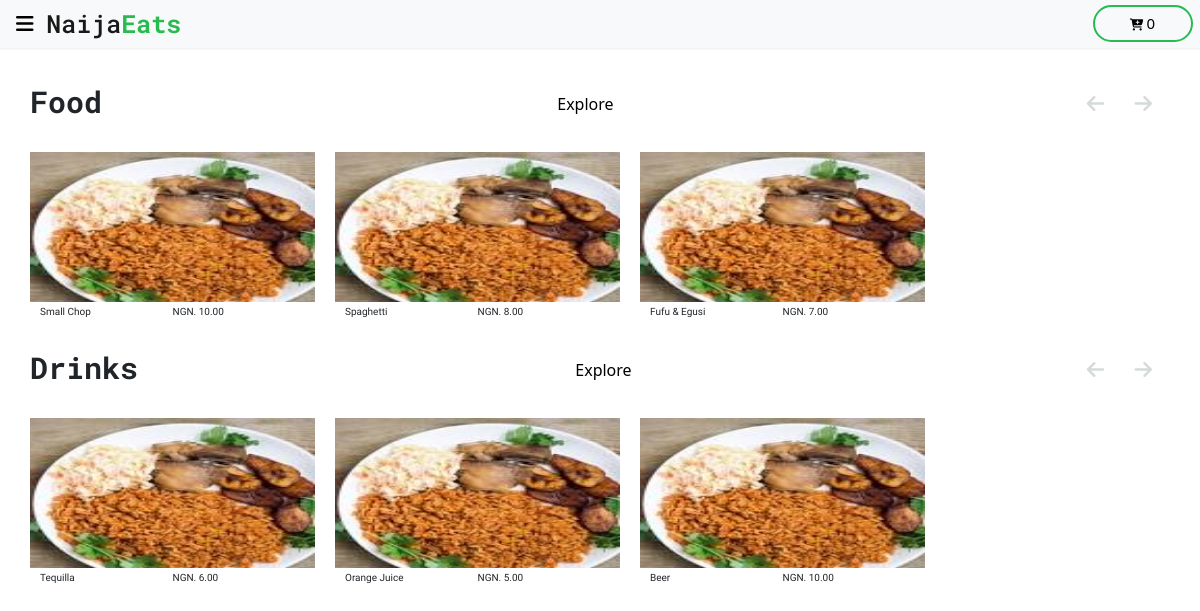
Screenshot of / (signed in) with the database file from the repository.
### app/models/category.py (models this page shows, shortened)
class Category(db.Model):
    id = db.Column(db.String(50), primary_key=True, default=generate_uuid)
    title = db.Column(db.String(30), nullable=False, unique=True)
    menu = db.relationship('MenuItem', backref='category', lazy=True)

### app/models/menu_item.py (models this page shows, shortened)
class MenuItem(db.Model):
    id = db.Column(db.String(50), primary_key=True, default=generate_uuid)
    title = db.Column(db.String(50), nullable=False)
    image_url = db.Column(db.Text, nullable=False,
                          default="../static/images/naijafoods.jpeg")
    description = db.Column(db.Text)
    price = db.Column(db.Numeric(precision=5, scale=2), nullable=False)
    category_id = db.Column(db.String(50), db.ForeignKey('category.id'),
                            nullable=False)
    user_id = db.Column(db.String(50), db.ForeignKey('user.id'),
                        nullable=True)

### app/main/routes.py (the view)
@bp.route('/')
@bp.route('/home/<previous>')
def index(previous=False):
    categories = Category.query.all()
    return render_template('home.html', categories=categories)

### app/__init__.py (called while the page is built)
def create_app(config_class=Config):
    app = Flask(__name__)
    app.config.from_object(config_class)
    db.init_app(app=app)
    login_manager = LoginManager()
    login_manager.init_app(app)
    login_manager.login_view = 'user_bp.login'
    from app.main import bp as main_bp
    from app.user import bp as user_bp
    app.register_blueprint(main_bp)
    app.register_blueprint(user_bp)
    @login_manager.user_loader
    def load_user(user_id):
        return User.query.get(user_id)
    @app.route('/test/')
    def test_app():
        return '<h1>It seems the app is working well</h1>'
    return app

### app/templates/home.html (shortened to what this page needs)
{% extends "base.html" %}
{% block content %}
{% include 'home_nav.html' %}
{% for category in categories %}
<section>
    <div class="category-header">
        <h1>{{ category.title }}</h1>
        <a href="{{ url_for('main_bp.display_category', cat_id=category.id )}}">
            Explore
        </a>
        <div class="carousel-btns">
            <i id="left" class="fa-solid fa-arrow-left arrow-{{ category.id }}"></i>
            <i id="right" class="fa-solid fa-arrow-right arrow-{{ category.id }}"></i>
        </div>
    </div>
    <div class="wrapper">
        <div class="carousel" data-category-id="{{ category.id }}">
            {% for menu_item in category.menu %}
            <div class="item">
                <div class="food-card">
                    <img src="{{ menu_item.image_url }}" alt="...">
                    <div class="head">
                        <span>{{ menu_item.title }}</span>
                        <span>NGN. {{ menu_item.price }}</span>
                    </div>
                </div>
            </div>
            {% endfor %}
        </div>
    </div>
</section>
{% endfor %}
{% endblock %}

### app/static/style/main.css (style rules this page uses)
* { margin: 0; padding: 0; box-sizing: border-box; }
html { font-size: 10px; }
body { position: relative; font-size: 1.6rem; padding: 10px; }
a, a:link, a:visited, a:active { color: black; text-decoration: none; }

### app/static/style/food-carousel.css (style rules this page uses)
.category-header { display: flex; padding: 10px 20px; flex-direction: row; justify-content: space-between; align-items: center; }
.category-header h1 { font-size: 3rem; font-family: "Roboto Mono", monospace; font-weight: 700; line-height: 1.5; }
.carousel-btns { width: fit-content; padding: 10px; }
.carousel-btns i { background-color: #dfebe7; color: #79827f; font-size: 2rem; padding: 8px; border-radius: 50%; margin-left: 10px; cursor: pointer; display: inline-block; }
.carousel-btns i:first-child { margin-left: 0; }
.wrapper { margin: 10px 20px; height: fit-content; white-space: nowrap; display: flex; justify-content: center; }
.wrapper .carousel { width: 100%; overflow: hidden; cursor: pointer; scroll-behavior: smooth; touch-action: pan-y; font-size: 0; z-index: 2; }
.item { display: inline-block; width: calc(100% / 4); margin-left: 20px; pointer-events: none; }
.item:first-of-type { margin-left: 0; }
.item img { width: 100%; height: 150px; }
.food-card { line-height: 2; }
.food-card .head { display: flex; flex-direction: row; justify-content: space-between; padding: 0 10px; }
.food-card .head span { font-size: 1rem; display: inline-block; width: 50%; font-family: "Sono", sans-serif; }
.disabled { background-color: transparent !important; color: #d5dbd9 !important; }

### rows the page displays
Category: title "Food"
MenuItem: image_url (picture), title "Small Chop", price "10.00"
MenuItem: image_url (picture), title "Spaghetti", price "8.00"
MenuItem: image_url (picture), title "Fufu & Egusi", price "7.00"
Category: title "Drinks"
MenuItem: image_url (picture), title "Tequilla", price "6.00"
MenuItem: image_url (picture), title "Orange Juice", price "5.00"
MenuItem: image_url (picture), title "Beer", price "10.00"
